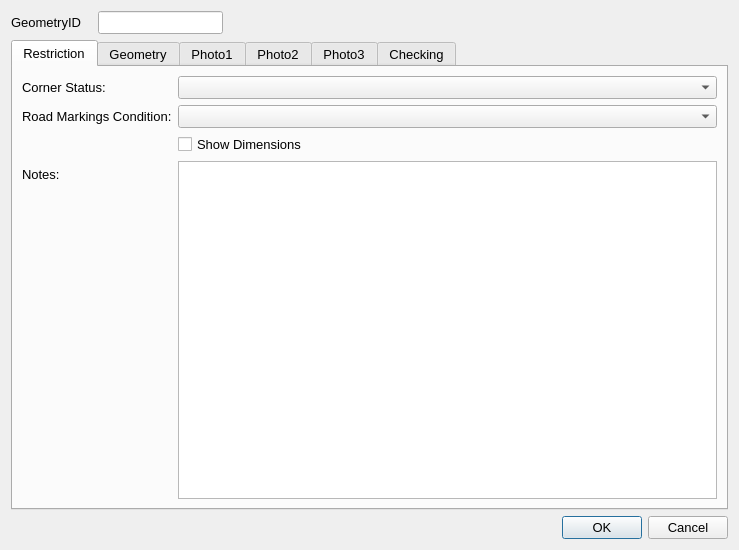
<?xml version="1.0" encoding="UTF-8"?>
<ui version="4.0">
 <class>Dialog</class>
 <widget class="QDialog" name="Dialog">
  <property name="geometry">
   <rect>
    <x>0</x>
    <y>0</y>
    <width>739</width>
    <height>550</height>
   </rect>
  </property>
  <property name="sizePolicy">
   <sizepolicy hsizetype="Fixed" vsizetype="Fixed">
    <horstretch>0</horstretch>
    <verstretch>0</verstretch>
   </sizepolicy>
  </property>
  <property name="maximumSize">
   <size>
    <width>750</width>
    <height>550</height>
   </size>
  </property>
  <property name="font">
   <font>
    <pointsize>10</pointsize>
   </font>
  </property>
  <property name="windowTitle">
   <string>Dialog</string>
  </property>
  <layout class="QGridLayout" name="gridLayout">
   <item row="0" column="0">
    <widget class="QLabel" name="label">
     <property name="minimumSize">
      <size>
       <width>81</width>
       <height>16</height>
      </size>
     </property>
     <property name="font">
      <font>
       <pointsize>10</pointsize>
      </font>
     </property>
     <property name="text">
      <string>GeometryID</string>
     </property>
    </widget>
   </item>
   <item row="2" column="2">
    <widget class="QDialogButtonBox" name="button_box">
     <property name="orientation">
      <enum>Qt::Horizontal</enum>
     </property>
     <property name="standardButtons">
      <set>QDialogButtonBox::Cancel|QDialogButtonBox::Ok</set>
     </property>
    </widget>
   </item>
   <item row="0" column="1">
    <widget class="QLineEdit" name="GeometryID">
     <property name="sizePolicy">
      <sizepolicy hsizetype="Preferred" vsizetype="Preferred">
       <horstretch>0</horstretch>
       <verstretch>0</verstretch>
      </sizepolicy>
     </property>
     <property name="font">
      <font>
       <pointsize>10</pointsize>
      </font>
     </property>
     <property name="inputMask">
      <string/>
     </property>
     <property name="readOnly">
      <bool>true</bool>
     </property>
     <property name="placeholderText">
      <string/>
     </property>
    </widget>
   </item>
   <item row="1" column="0" colspan="3">
    <widget class="QTabWidget" name="Details">
     <property name="sizePolicy">
      <sizepolicy hsizetype="Expanding" vsizetype="Expanding">
       <horstretch>0</horstretch>
       <verstretch>0</verstretch>
      </sizepolicy>
     </property>
     <property name="minimumSize">
      <size>
       <width>0</width>
       <height>0</height>
      </size>
     </property>
     <property name="font">
      <font>
       <pointsize>10</pointsize>
      </font>
     </property>
     <property name="cursor">
      <cursorShape>IBeamCursor</cursorShape>
     </property>
     <property name="mouseTracking">
      <bool>true</bool>
     </property>
     <property name="acceptDrops">
      <bool>true</bool>
     </property>
     <property name="currentIndex">
      <number>0</number>
     </property>
     <widget class="QWidget" name="RestrictionDetails">
      <property name="focusPolicy">
       <enum>Qt::NoFocus</enum>
      </property>
      <attribute name="title">
       <string>Restriction</string>
      </attribute>
      <layout class="QFormLayout" name="formLayout">
       <property name="fieldGrowthPolicy">
        <enum>QFormLayout::AllNonFixedFieldsGrow</enum>
       </property>
       <item row="0" column="0">
        <widget class="QLabel" name="Type1_4">
         <property name="text">
          <string>Corner Status:</string>
         </property>
        </widget>
       </item>
       <item row="0" column="1">
        <widget class="QComboBox" name="CornerProtectionCategoryTypeID">
         <property name="maxVisibleItems">
          <number>5</number>
         </property>
         <property name="minimumContentsLength">
          <number>5</number>
         </property>
        </widget>
       </item>
       <item row="5" column="0">
        <widget class="QLabel" name="lbl_Notes">
         <property name="text">
          <string>Notes:</string>
         </property>
        </widget>
       </item>
       <item row="5" column="1">
        <widget class="QTextEdit" name="Notes"/>
       </item>
       <item row="1" column="0">
        <widget class="QLabel" name="label_10">
         <property name="text">
          <string>Road Markings Condition:</string>
         </property>
        </widget>
       </item>
       <item row="1" column="1">
        <widget class="QComboBox" name="ComplianceRoadMarkingsFadedTypeID"/>
       </item>
       <item row="2" column="1">
        <widget class="QCheckBox" name="ShowDimensions">
         <property name="text">
          <string>Show Dimensions</string>
         </property>
        </widget>
       </item>
      </layout>
     </widget>
     <widget class="QWidget" name="Geometry">
      <attribute name="title">
       <string>Geometry</string>
      </attribute>
      <layout class="QFormLayout" name="formLayout_2">
       <property name="fieldGrowthPolicy">
        <enum>QFormLayout::AllNonFixedFieldsGrow</enum>
       </property>
       <item row="0" column="0">
        <widget class="QLabel" name="lbl_RoadName">
         <property name="minimumSize">
          <size>
           <width>90</width>
           <height>16</height>
          </size>
         </property>
         <property name="font">
          <font>
           <pointsize>10</pointsize>
          </font>
         </property>
         <property name="text">
          <string>Length of conforming details within corner area:</string>
         </property>
        </widget>
       </item>
       <item row="0" column="1">
        <widget class="QLineEdit" name="length_conforming_within_line_from_corner_point"/>
       </item>
       <item row="2" column="1">
        <spacer name="verticalSpacer">
         <property name="orientation">
          <enum>Qt::Vertical</enum>
         </property>
         <property name="sizeHint" stdset="0">
          <size>
           <width>20</width>
           <height>40</height>
          </size>
         </property>
        </spacer>
       </item>
       <item row="3" column="0">
        <widget class="QLabel" name="label_8">
         <property name="text">
          <string>Last Update Date:</string>
         </property>
        </widget>
       </item>
       <item row="3" column="1">
        <widget class="QDateTimeEdit" name="LastUpdateDateTime">
         <property name="readOnly">
          <bool>true</bool>
         </property>
        </widget>
       </item>
       <item row="4" column="0">
        <widget class="QLabel" name="label_2">
         <property name="text">
          <string>Last Changed By:</string>
         </property>
        </widget>
       </item>
       <item row="4" column="1">
        <widget class="QLineEdit" name="LastUpdatePerson"/>
       </item>
       <item row="5" column="0">
        <widget class="QLabel" name="label_9">
         <property name="text">
          <string>RestrictionID:</string>
         </property>
        </widget>
       </item>
       <item row="5" column="1">
        <widget class="QLineEdit" name="RestrictionID"/>
       </item>
      </layout>
     </widget>
     <widget class="QWidget" name="PhotoTab_01">
      <attribute name="title">
       <string>Photo1</string>
      </attribute>
      <layout class="QGridLayout" name="gridLayout_2">
       <item row="1" column="0">
        <widget class="QPushButton" name="startCamera1">
         <property name="maximumSize">
          <size>
           <width>150</width>
           <height>16777215</height>
          </size>
         </property>
         <property name="text">
          <string>open Camera</string>
         </property>
         <property name="icon">
          <iconset>
           <normaloff>../../../../PC18-26 Carnegie Library Lambeth/Mapping/Templates/camara_foto.png</normaloff>../../../../PC18-26 Carnegie Library Lambeth/Mapping/Templates/camara_foto.png</iconset>
         </property>
         <property name="checkable">
          <bool>true</bool>
         </property>
         <property name="autoDefault">
          <bool>false</bool>
         </property>
         <property name="default">
          <bool>false</bool>
         </property>
        </widget>
       </item>
       <item row="1" column="2">
        <widget class="QPushButton" name="getPhoto1">
         <property name="maximumSize">
          <size>
           <width>150</width>
           <height>16777215</height>
          </size>
         </property>
         <property name="text">
          <string>take Photo</string>
         </property>
         <property name="icon">
          <iconset>
           <normaloff>../../../../PC18-26 Carnegie Library Lambeth/Mapping/Templates/take-photo-icon-21.jpg</normaloff>../../../../PC18-26 Carnegie Library Lambeth/Mapping/Templates/take-photo-icon-21.jpg</iconset>
         </property>
         <property name="checkable">
          <bool>false</bool>
         </property>
         <property name="autoDefault">
          <bool>false</bool>
         </property>
        </widget>
       </item>
       <item row="0" column="0">
        <widget class="QLabel" name="Photo_Widget_01">
         <property name="sizePolicy">
          <sizepolicy hsizetype="Fixed" vsizetype="Fixed">
           <horstretch>0</horstretch>
           <verstretch>0</verstretch>
          </sizepolicy>
         </property>
         <property name="maximumSize">
          <size>
           <width>640</width>
           <height>480</height>
          </size>
         </property>
         <property name="autoFillBackground">
          <bool>true</bool>
         </property>
         <property name="text">
          <string>No photo</string>
         </property>
        </widget>
       </item>
      </layout>
     </widget>
     <widget class="QWidget" name="PhotoTab_02">
      <attribute name="title">
       <string>Photo2</string>
      </attribute>
      <layout class="QGridLayout" name="gridLayout_4">
       <item row="0" column="0">
        <widget class="QLabel" name="Photo_Widget_02">
         <property name="sizePolicy">
          <sizepolicy hsizetype="Fixed" vsizetype="Fixed">
           <horstretch>0</horstretch>
           <verstretch>0</verstretch>
          </sizepolicy>
         </property>
         <property name="maximumSize">
          <size>
           <width>640</width>
           <height>480</height>
          </size>
         </property>
         <property name="autoFillBackground">
          <bool>true</bool>
         </property>
         <property name="text">
          <string>No photo</string>
         </property>
        </widget>
       </item>
       <item row="1" column="0">
        <widget class="QPushButton" name="startCamera2">
         <property name="maximumSize">
          <size>
           <width>150</width>
           <height>16777215</height>
          </size>
         </property>
         <property name="text">
          <string>open Camera</string>
         </property>
         <property name="icon">
          <iconset>
           <normaloff>../../../../PC18-26 Carnegie Library Lambeth/Mapping/Templates/camara_foto.png</normaloff>../../../../PC18-26 Carnegie Library Lambeth/Mapping/Templates/camara_foto.png</iconset>
         </property>
         <property name="checkable">
          <bool>true</bool>
         </property>
         <property name="autoDefault">
          <bool>false</bool>
         </property>
         <property name="default">
          <bool>false</bool>
         </property>
        </widget>
       </item>
       <item row="1" column="1">
        <widget class="QPushButton" name="getPhoto2">
         <property name="maximumSize">
          <size>
           <width>150</width>
           <height>16777215</height>
          </size>
         </property>
         <property name="text">
          <string>take Photo</string>
         </property>
         <property name="icon">
          <iconset>
           <normaloff>../../../../PC18-26 Carnegie Library Lambeth/Mapping/Templates/take-photo-icon-21.jpg</normaloff>../../../../PC18-26 Carnegie Library Lambeth/Mapping/Templates/take-photo-icon-21.jpg</iconset>
         </property>
         <property name="checkable">
          <bool>false</bool>
         </property>
         <property name="autoDefault">
          <bool>false</bool>
         </property>
        </widget>
       </item>
      </layout>
     </widget>
     <widget class="QWidget" name="PhotoTab_03">
      <attribute name="title">
       <string>Photo3</string>
      </attribute>
      <layout class="QGridLayout" name="gridLayout_3">
       <item row="0" column="0">
        <widget class="QLabel" name="Photo_Widget_03">
         <property name="autoFillBackground">
          <bool>true</bool>
         </property>
         <property name="text">
          <string>No photo</string>
         </property>
        </widget>
       </item>
       <item row="1" column="2">
        <widget class="QPushButton" name="getPhoto3">
         <property name="maximumSize">
          <size>
           <width>150</width>
           <height>16777215</height>
          </size>
         </property>
         <property name="text">
          <string>take Photo</string>
         </property>
         <property name="icon">
          <iconset>
           <normaloff>../../../../PC18-26 Carnegie Library Lambeth/Mapping/Templates/take-photo-icon-21.jpg</normaloff>../../../../PC18-26 Carnegie Library Lambeth/Mapping/Templates/take-photo-icon-21.jpg</iconset>
         </property>
         <property name="checkable">
          <bool>false</bool>
         </property>
         <property name="autoDefault">
          <bool>false</bool>
         </property>
        </widget>
       </item>
       <item row="1" column="0">
        <widget class="QPushButton" name="startCamera3">
         <property name="maximumSize">
          <size>
           <width>150</width>
           <height>16777215</height>
          </size>
         </property>
         <property name="text">
          <string>open Camera</string>
         </property>
         <property name="icon">
          <iconset>
           <normaloff>../../../../PC18-26 Carnegie Library Lambeth/Mapping/Templates/camara_foto.png</normaloff>../../../../PC18-26 Carnegie Library Lambeth/Mapping/Templates/camara_foto.png</iconset>
         </property>
         <property name="checkable">
          <bool>true</bool>
         </property>
         <property name="autoDefault">
          <bool>false</bool>
         </property>
         <property name="default">
          <bool>false</bool>
         </property>
        </widget>
       </item>
      </layout>
     </widget>
     <widget class="QWidget" name="checkingTab">
      <attribute name="title">
       <string>Checking</string>
      </attribute>
      <layout class="QFormLayout" name="formLayout_3">
       <item row="1" column="0">
        <widget class="QLabel" name="label_4">
         <property name="text">
          <string>Check Notes:</string>
         </property>
        </widget>
       </item>
       <item row="1" column="1">
        <widget class="QTextEdit" name="MHTC_CheckNotes"/>
       </item>
       <item row="0" column="0">
        <widget class="QLabel" name="label_5">
         <property name="text">
          <string>Check issue type:</string>
         </property>
        </widget>
       </item>
       <item row="0" column="1">
        <widget class="QComboBox" name="MHTC_CheckIssueTypeID"/>
       </item>
       <item row="3" column="0">
        <widget class="QCheckBox" name="FieldCheckCompleted">
         <property name="text">
          <string>Field check completed</string>
         </property>
        </widget>
       </item>
       <item row="2" column="0">
        <spacer name="verticalSpacer_2">
         <property name="orientation">
          <enum>Qt::Vertical</enum>
         </property>
         <property name="sizeHint" stdset="0">
          <size>
           <width>20</width>
           <height>20</height>
          </size>
         </property>
        </spacer>
       </item>
       <item row="7" column="0">
        <widget class="QLabel" name="label_14">
         <property name="text">
          <string>Checked by:</string>
         </property>
        </widget>
       </item>
       <item row="7" column="1">
        <widget class="QLineEdit" name="Last_MHTC_Check_UpdatePerson"/>
       </item>
       <item row="6" column="1">
        <widget class="QDateTimeEdit" name="Last_MHTC_Check_UpdateDateTime"/>
       </item>
       <item row="6" column="0">
        <widget class="QLabel" name="label_15">
         <property name="text">
          <string>Check date:</string>
         </property>
        </widget>
       </item>
       <item row="5" column="0">
        <spacer name="verticalSpacer_3">
         <property name="orientation">
          <enum>Qt::Vertical</enum>
         </property>
         <property name="sizeHint" stdset="0">
          <size>
           <width>20</width>
           <height>10</height>
          </size>
         </property>
        </spacer>
       </item>
      </layout>
     </widget>
    </widget>
   </item>
  </layout>
 </widget>
 <resources/>
 <connections>
  <connection>
   <sender>button_box</sender>
   <signal>accepted()</signal>
   <receiver>Dialog</receiver>
   <slot>accept()</slot>
   <hints>
    <hint type="sourcelabel">
     <x>248</x>
     <y>254</y>
    </hint>
    <hint type="destinationlabel">
     <x>157</x>
     <y>274</y>
    </hint>
   </hints>
  </connection>
  <connection>
   <sender>button_box</sender>
   <signal>rejected()</signal>
   <receiver>Dialog</receiver>
   <slot>reject()</slot>
   <hints>
    <hint type="sourcelabel">
     <x>316</x>
     <y>260</y>
    </hint>
    <hint type="destinationlabel">
     <x>286</x>
     <y>274</y>
    </hint>
   </hints>
  </connection>
 </connections>
</ui>
